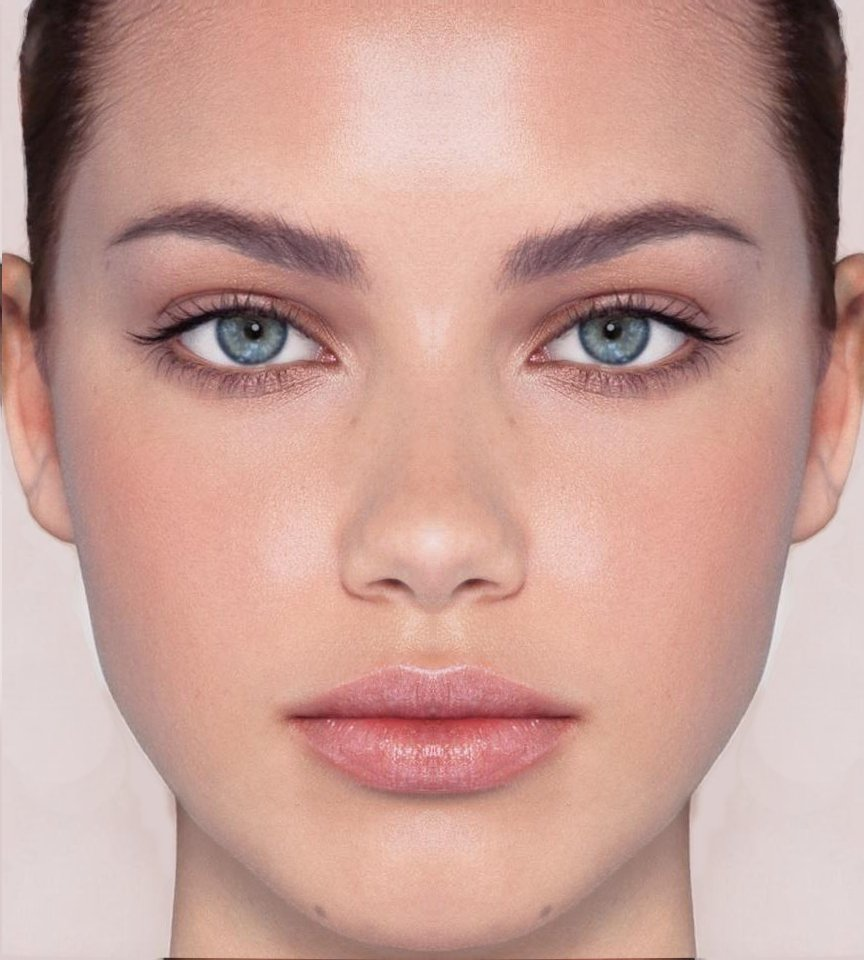
#> input picture images/test.jpg, 864 x 960 px; the run also reads 4 pictures not shown here
$ jupyter execute Mask-it.ipynb   (older library calls are emulated)
#> lines starting #> are read from the running program, lines starting #| are printed output that depends on the picture; after the words box and inside, x2 and y2 are one past the last pixel; in counts of white or black regions, pixels touching at a corner belong together
# CV Final Project: Mask-it

### Team members:
<b>Dhaval Popat </b>- dkp288 <br>
<b>Sonit Samal </b>- ss11354 <br>
<b>Vikram Sunil Bajaj </b>- vsb259 <br>
<b>Yash Panchamia </b>- ygp210

[cell 1]
import cv2
import math
import numpy as np
import warnings
from matplotlib import pyplot as plt
from PIL import Image
from scipy.misc import imsave

## 1. Face Detection

[cell 2]
def face_detection(image):
    face_cascade = cv2.CascadeClassifier('data/haarcascade_frontalface_default.xml')
    gray = cv2.cvtColor(image, cv2.COLOR_BGR2GRAY)
    faces = face_cascade.detectMultiScale(gray, 1.3, 5)
    if len(faces) == 1:
        for (x,y,w,h) in faces:
            cv2.rectangle(image,(x,y),(x+w,y+h),(0,255,0),2)
            roi = image[y:y+h, x:x+w]
            disp_image(image, 'FACE DETECTION', gray=False)
            plt.show()
            return (x,y), roi

## 2. Facial Landmark Detection

[cell 3]
def convertToRGB(image):
    return cv2.cvtColor(image, cv2.COLOR_BGR2RGB)

[cell 4]
def disp_image(image, image_title, gray=False):
    plt.title(image_title)
    plt.axis("off")
    if gray:
        plt.imshow(image, cmap='gray')
    else:
        plt.imshow(convertToRGB(image))

[cell 5]
def skin_detector(image):

    rows, cols, channels = image.shape

    image_ycrcb = cv2.cvtColor(image, cv2.COLOR_BGR2YCR_CB)
    image_rgb = cv2.cvtColor(image, cv2.COLOR_BGR2RGB)
    skin_output = np.full((rows,cols), 255)

    for i in range(rows):
        for j in range(cols):
            r, g, b = image_rgb[i][j]
            y, cr, cb = image_ycrcb[i][j]
            skin_ycrcb, skin_rgb = False, False
            if y>80 and 85<cb<135 and 135<cr<180:
                skin_ycrcb = True
            if r>95 and g>40 and b>20 and abs(r-g)>15 and r>g and r>b and max(r,g,b)-min(r,g,b)>15:
                skin_rgb = True
            if skin_ycrcb and skin_rgb:
                skin_output[i][j] = 0

    skin_smoothed = cv2.GaussianBlur(skin_output.astype(np.float32),(15,5),0)
    ret, skin_otsu = cv2.threshold(skin_smoothed.astype(np.uint8),0,255,cv2.THRESH_BINARY+cv2.THRESH_OTSU)

    fig = plt.figure(figsize=(18,6))
    fig.add_subplot(1,3,1)
    disp_image(image, 'FACE IMAGE', gray=False)
    fig.add_subplot(1,3,2)
    disp_image(skin_output, 'SKIN DETECTION', gray=True)
    fig.add_subplot(1,3,3)
    disp_image(skin_otsu, 'SMOOTHING and THRESHOLDING', gray=True)
    plt.show()

    return skin_otsu

[cell 6]
def white_projections(image, title):

    rows, cols = image.shape
    row_frequencies = np.zeros(rows)

    for r in range(rows):
        start = False
        for c in range(cols):
            if image[r][c]==0:  # removing background white pixels
                start = True
            if start and image[r][c]==255:
                row_frequencies[r] += 1

    fig = plt.figure(figsize=(16,4))
    fig.add_subplot(1,2,1)
    disp_image(image, title, gray=True)
    fig.add_subplot(1,2,2)
    plt.plot(row_frequencies, range(rows))
    plt.title('PROJECTION OF NON-SKIN PIXELS OF THE FACE')
    plt.gca().invert_yaxis()
    plt.show()

    return row_frequencies

[cell 7]
def landmark_eyes(image, max_white_row):

    # image: upper left or upper right side of the image for left and right eyes respectively
    rows, cols = image.shape

    start_eye, end_eye = False, False
    start_face = False

    for c in range(cols):
        current_pixel = image[max_white_row][c]
        if not start_face and current_pixel == 0:
            start_face = True
            noise = 0
        if start_face:
            if not start_eye and current_pixel == 255:
                start_eye = (max_white_row, c)
            elif start_eye and current_pixel == 0 and c-start_eye[1]>cols/6:  # min size of eyes: num_of_cols/6
                end_eye = (max_white_row, c)
                break
            elif start_eye and current_pixel == 255:
                continue
            elif start_eye and current_pixel == 0 and noise<cols/100:
                # noise is less than 1 percent black pixels (skin pixels) occuring in eyes
                noise += 1
                continue
            else:
                start_eye = False

    return start_eye, end_eye

[cell 8]
def landmark_lips(image, max_white_row):
    rows, cols = image.shape

    start_lips, end_lips = False, False
    start_face = False

    for c in range(cols):
        current_pixel = image[max_white_row][c]
        if not start_face and current_pixel == 0:
            start_face = True
            noise = 0
        if start_face:
            if not start_lips and current_pixel == 255:
                start_lips = (max_white_row, c)
            elif start_lips and current_pixel == 0 and c-start_lips[1]>cols/4:  # min size of lips: num_of_cols/4
                end_lips = (max_white_row, c)
                break
            elif start_lips and current_pixel == 255:
                # found white pixel (i.e. non-skin pixel)
                noise = 0
                continue
            elif start_lips and current_pixel == 0 and noise<cols/100:
                # noise is less than 1 percent black pixels (skin pixels) occuring consecutively in lips
                noise += 1
                continue
            else:
                start_lips = False

    return start_lips, end_lips

[cell 9]
def landmark_nose(image, start_lips, end_lips):

    # cropping the image from 'row: 0 to end_lips_x' and 'column: start_lips_y to end_lips_y'
    x1, y1 = 0, start_lips[1]
    x2, y2 = end_lips[0], end_lips[1]
    nose_image = image[x1:x2, y1:y2]

    rows, cols = nose_image.shape
    for r in range(rows):
        start_nose, end_nose = None, None
        for c in range(cols):
            if nose_image[r][c] == 255:  # traverse from left to right side of the nose_image
                start_nose = (r, c+start_lips[1])  # compensate column value for cropping the lower face image
                break
        if start_nose is not None:
            for c_rev in reversed(range(cols)):  # traverse from right to left side of the nose image
                c = cols - c_rev + start_lips[1]  # column value from left side of the lower face image
                if nose_image[r][c_rev] > 0 and abs(c-start_nose[1]) >= cols/5:
                    end_nose = (r, c)
                    break
        if start_nose is not None and end_nose is not None:
            break

    return start_nose, end_nose

[cell 10]
def plot_landmarks(upper_face, upper_face_row_freq, lower_face, lower_face_row_freq, original_image):

    # ------------------------------ EYES ---------------------------------------------------------------------

    N = len(upper_face_row_freq)
    indices = np.argpartition(upper_face_row_freq, -N)[-N:]
    sorted_indices = indices[np.argsort(upper_face_row_freq[indices])]
    max_indices = sorted_indices[::-1]
    rows, cols = upper_face.shape

    for index in max_indices:
        max_white_row = index

        upper_left_face_skin = upper_face[:, :int(cols/2)]
        upper_right_face_skin = upper_face[:, int(cols/2):]

        start_left_eye, end_left_eye = landmark_eyes(upper_left_face_skin, max_white_row)
        start_right_eye, end_right_eye = landmark_eyes(upper_right_face_skin, max_white_row)

        if start_left_eye and end_left_eye and start_right_eye and end_right_eye:
            break

    fig = plt.figure(figsize=(16,4))

    r = int(cols/120)
    t = int(cols/60)

    fig.add_subplot(1,4,1)
    disp_image(upper_left_face_skin, 'UPPER LEFT FACE', gray=True)
    fig.add_subplot(1,4,2)
    disp_image(upper_right_face_skin, 'UPPER RIGHT FACE', gray=True)

    original_upper_left_image = original_image[:rows, :int(cols/2)]
    cv2.circle(original_upper_left_image, start_left_eye[::-1], radius=r, color=(0,255,0), thickness=-t)
    cv2.circle(original_upper_left_image, end_left_eye[::-1], radius=r, color=(0,255,0), thickness=-t)
    fig.add_subplot(1,4,3)
    disp_image(original_upper_left_image, 'LEFT EYE LANDMARKS', gray=False)

    original_upper_right_image = original_image[:rows, int(cols/2):]
    cv2.circle(original_upper_right_image, start_right_eye[::-1], radius=r, color=(0,255,0), thickness=-t)
    cv2.circle(original_upper_right_image, end_right_eye[::-1], radius=r, color=(0,255,0), thickness=-t)
    fig.add_subplot(1,4,4)
    disp_image(original_upper_right_image, 'RIGHT EYE LANDMARKS', gray=False)

    plt.show()

    # ------------------------------ LIPS and NOSE ---------------------------------------------------------------------

    N = len(lower_face_row_freq)
    indices = np.argpartition(lower_face_row_freq, -N)[-N:]
    sorted_indices = indices[np.argsort(lower_face_row_freq[indices])]
    max_indices = sorted_indices[::-1]
    rows, cols = lower_face.shape

    for index in max_indices:
        max_white_row = index
        start_lips, end_lips = landmark_lips(lower_face, max_white_row)
        if start_lips and end_lips:
            break

    start_nose, end_nose = landmark_nose(lower_face, start_lips, end_lips)

    fig = plt.figure(figsize=(16,4))

    fig.add_subplot(1,2,1)
    disp_image(lower_face, 'LOWER FACE', gray=True)

    rows, cols = lower_face.shape
    original_lower_image = original_image[rows:, :]

    cv2.circle(original_lower_image, start_lips[::-1], radius=r, color=(0,255,0), thickness=-t)
    cv2.circle(original_lower_image, end_lips[::-1], radius=r, color=(0,255,0), thickness=-t)

    cv2.circle(original_lower_image, start_nose[::-1], radius=r, color=(0,255,0), thickness=-t)
    cv2.circle(original_lower_image, end_nose[::-1], radius=r, color=(0,255,0), thickness=-t)

    fig.add_subplot(1,2,2)
    disp_image(original_lower_image, 'NOSE and LIPS LANDMARKS', gray=False)

    plt.show()

    left_eye = [[start_left_eye[0], start_left_eye[1]], [end_left_eye[0], end_left_eye[1]]]
    right_eye = [[start_right_eye[0],start_right_eye[1]+upper_left_face_skin.shape[1]],
                 [end_right_eye[0], end_right_eye[1]+upper_left_face_skin.shape[1]]]
    nose = [[start_nose[0]+upper_face.shape[0],start_nose[1]], [end_nose[0]+upper_face.shape[0],end_nose[1]]]
    lips = [[start_lips[0]+upper_face.shape[0],start_lips[1]], [end_lips[0]+upper_face.shape[0],end_lips[1]]]

    return left_eye, right_eye, nose, lips

[cell 11]
def show_landmarks(image):
    skin_output = skin_detector(image)
    rows, cols = skin_output.shape
    upper_face_skin = skin_output[:int(rows/2), :]
    upper_face_row_freq = white_projections(upper_face_skin, 'UPPER FACE')
    lower_face_skin = skin_output[int(rows/2):, :]
    lower_face_row_freq = white_projections(lower_face_skin, 'LOWER FACE')
    return plot_landmarks(upper_face_skin, upper_face_row_freq, lower_face_skin, lower_face_row_freq, image.copy())

[cell 12]
test = cv2.imread('images/test.jpg')
#> test is the input picture: shape (960, 864, 3); mean B, G, R 149.3, 158.6, 200
warnings.filterwarnings('ignore')
left_eye, right_eye, nose, lips = show_landmarks(test)
#> after the loop in skin_detector, `for i in range(rows):`:
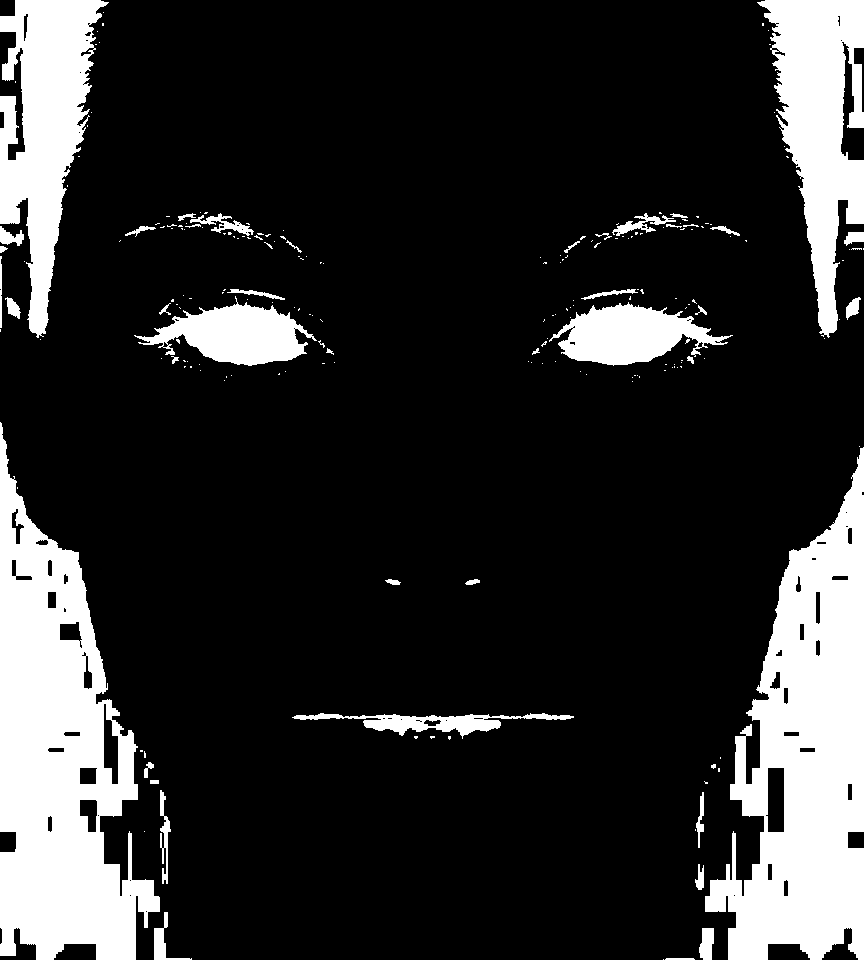
#> skin_output: shape (960, 864) int64; 17.9% white; 211 white regions (168 under 20 px), largest, box (x1, y1, x2, y2) and area: (0, 422, 160, 960) 45919, (705, 447, 864, 960) 44655, (0, 0, 109, 338) 18640
#> in skin_detector, `ret, skin_otsu = cv2.threshold(skin_smoothed.astype(np.uint8),0,255,cv..`:
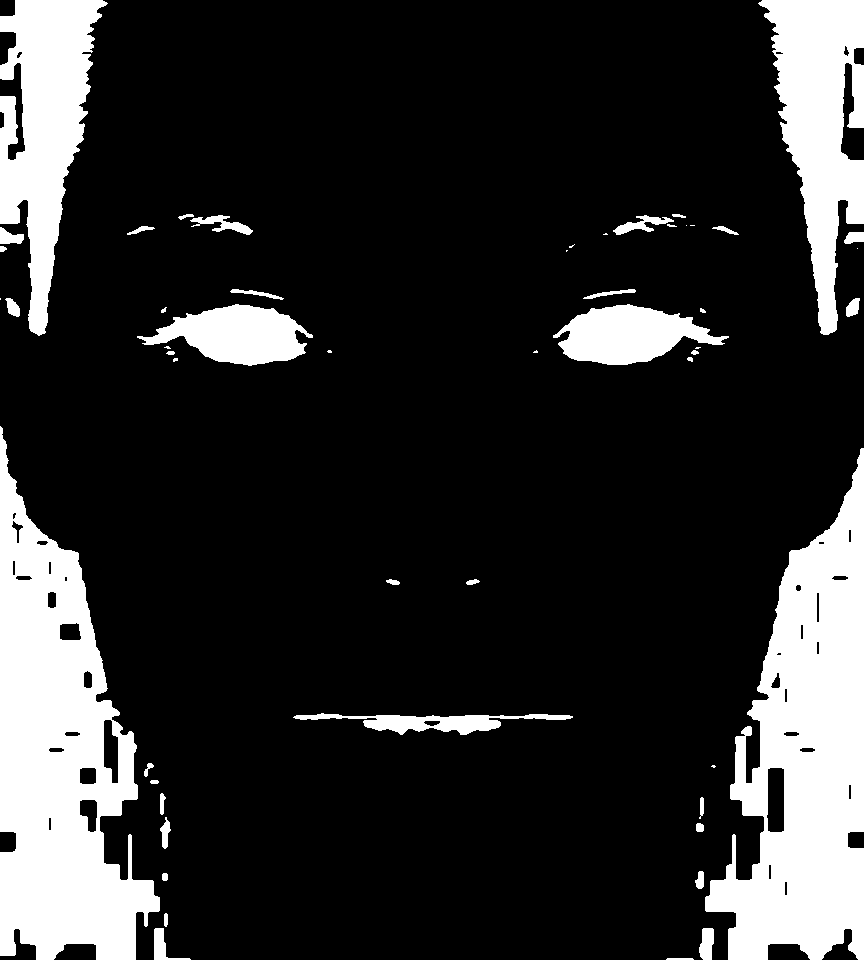
#> skin_otsu: shape (960, 864); 17.9% white; 53 white regions (14 under 20 px), largest, box (x1, y1, x2, y2) and area: (0, 426, 160, 960) 46404, (705, 448, 864, 960) 45225, (0, 0, 108, 336) 18827
#> in skin_detector, `ret, skin_otsu = cv2.threshold(skin_smoothed.astype(np.uint8),0,255,cv..`: ret = 122
#> in white_projections, `plt.show()`:
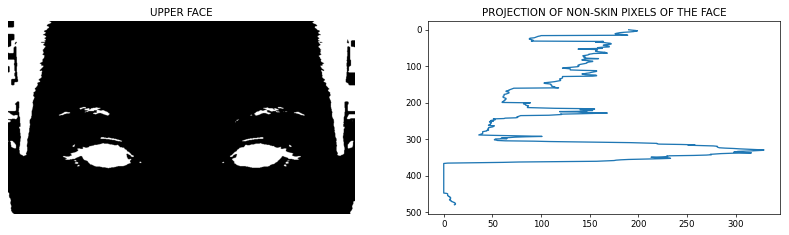
#> figure drawn by matplotlib, 2 panels
#> in show_landmarks, `upper_face_row_freq = white_projections(upper_face_skin, 'UPPER FACE')`: upper_face_row_freq = 480 values, max 329 at index 329, min 0 at index 366, mean 98.66
#> in show_landmarks, `lower_face_skin = skin_output[int(rows/2):, :]`:
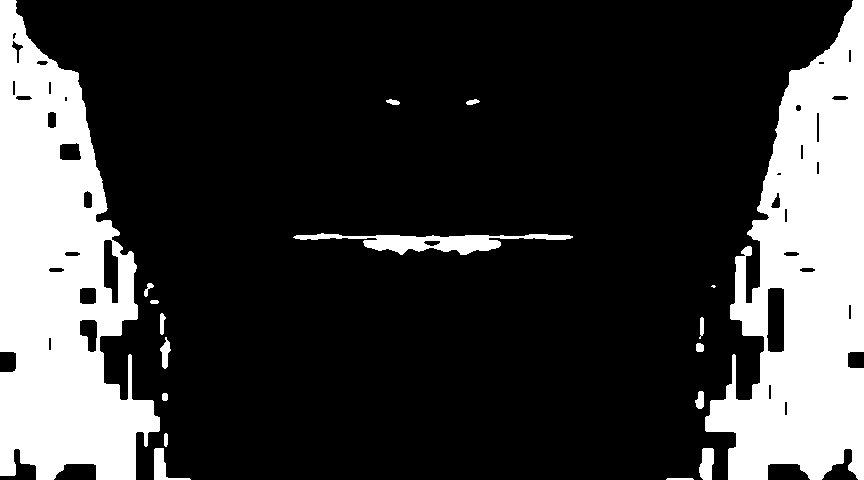
#> lower_face_skin: shape (480, 864); 23% white; 18 white regions (1 under 20 px), largest, box (x1, y1, x2, y2) and area: (0, 0, 160, 480) 46052, (705, 0, 864, 480) 44993, (293, 233, 573, 255) 2500
#> call 2 of white_projections, with title = 'LOWER FACE'
#> in white_projections (call 2), `plt.show()`:
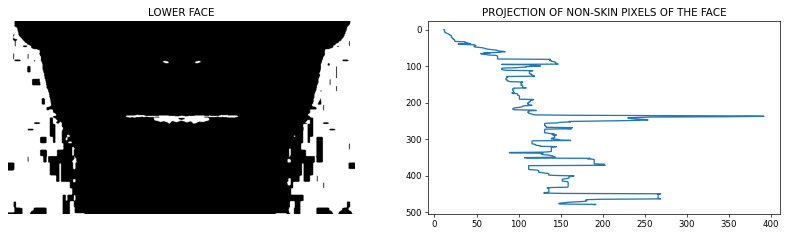
#> figure drawn by matplotlib, 2 panels
#> in show_landmarks, `lower_face_row_freq = white_projections(lower_face_skin, 'LOWER FACE')`: lower_face_row_freq = 480 values, max 392 at index 237, min 11 at index 0, mean 123.1
#> in plot_landmarks, `N = len(upper_face_row_freq)`: N = 480
#> in plot_landmarks, `indices = np.argpartition(upper_face_row_freq, -N)[-N:]`: indices = 480 values, max 479 at index 479, min 0 at index 366, mean 239.5
#> in plot_landmarks, `sorted_indices = indices[np.argsort(upper_face_row_freq[indices])]`: sorted_indices = 480 values, max 479 at index 110, min 0 at index 426, mean 239.5
#> in plot_landmarks, `max_indices = sorted_indices[::-1]`: max_indices = 480 values, max 479 at index 369, min 0 at index 53, mean 239.5
#> the loop in plot_landmarks, `for index in max_indices:` made 1 pass
#> (index, max_white_row, start_left_eye) on pass 1: (329, 329, (329, 156))
#> pass 1, in plot_landmarks, `upper_right_face_skin = upper_face[:, int(cols/2):]`:
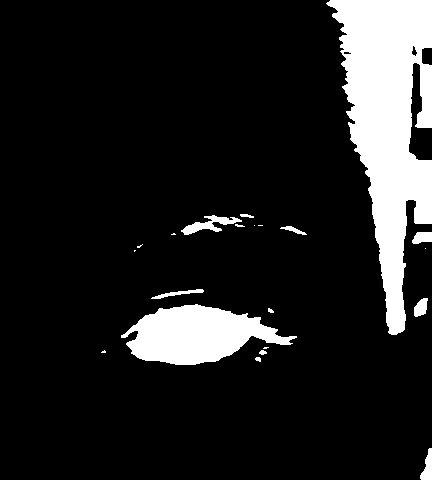
#> upper_right_face_skin: shape (480, 432); 12.8% white; 21 white regions (9 under 20 px), largest, box (x1, y1, x2, y2) and area: (326, 0, 432, 335) 18708, (121, 304, 297, 365) 6356, (181, 215, 242, 235) 473
#> in plot_landmarks, `cv2.circle(original_upper_left_image, end_left_eye[::-1], radius=r, co..`:
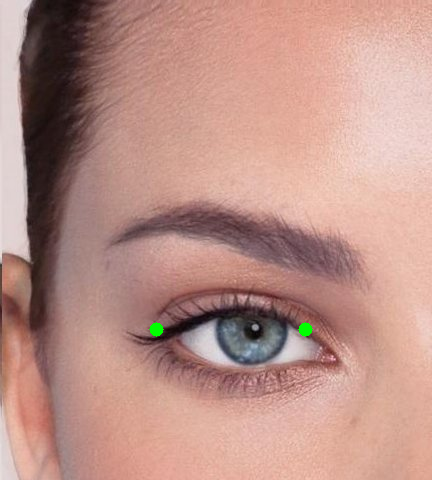
#> original_upper_left_image: shape (480, 432, 3); mean of channels 0, 1, 2 135.7, 145.1, 187; drawn as B, G, R
#> in plot_landmarks, `cv2.circle(original_upper_right_image, end_right_eye[::-1], radius=r, ..`:
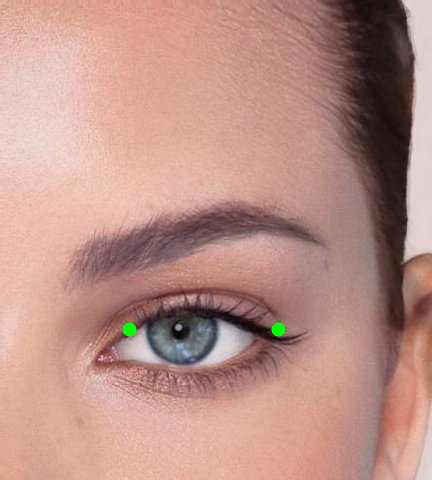
#> original_upper_right_image: shape (480, 432, 3); mean of channels 0, 1, 2 135.7, 145.1, 187.2; drawn as B, G, R
#> in plot_landmarks, `indices = np.argpartition(lower_face_row_freq, -N)[-N:]`: indices = 480 values from 0 to 479
#> in plot_landmarks, `sorted_indices = indices[np.argsort(lower_face_row_freq[indices])]`: sorted_indices = 480 values, max 479 at index 435, min 0 at index 0, mean 239.5
#> in plot_landmarks, `max_indices = sorted_indices[::-1]`: max_indices = 480 values, max 479 at index 44, min 0 at index 479, mean 239.5
#> the loop in plot_landmarks, `for index in max_indices:` made 1 pass
#> (index, max_white_row) on pass 1: (237, 237)
#> in landmark_nose, `x1, y1 = 0, start_lips[1]`: x1 = 0; y1 = 293
#> in landmark_nose, `x2, y2 = end_lips[0], end_lips[1]`: x2 = 237; y2 = 573
#> in landmark_nose, `nose_image = image[x1:x2, y1:y2]`:
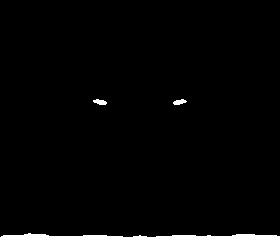
#> nose_image: shape (237, 280); 0.85% white; 5 white regions (1 under 20 px), largest, box (x1, y1, x2, y2) and area: (1, 233, 123, 237) 217, (156, 234, 280, 237) 216, (93, 99, 107, 105) 57, (173, 99, 187, 105) 55
#> in plot_landmarks, `start_nose, end_nose = landmark_nose(lower_face, start_lips, end_lips)`: start_nose = (99, 389); end_nose = (99, 475)
#> in plot_landmarks, `cv2.circle(original_lower_image, end_nose[::-1], radius=r, color=(0,25..`:
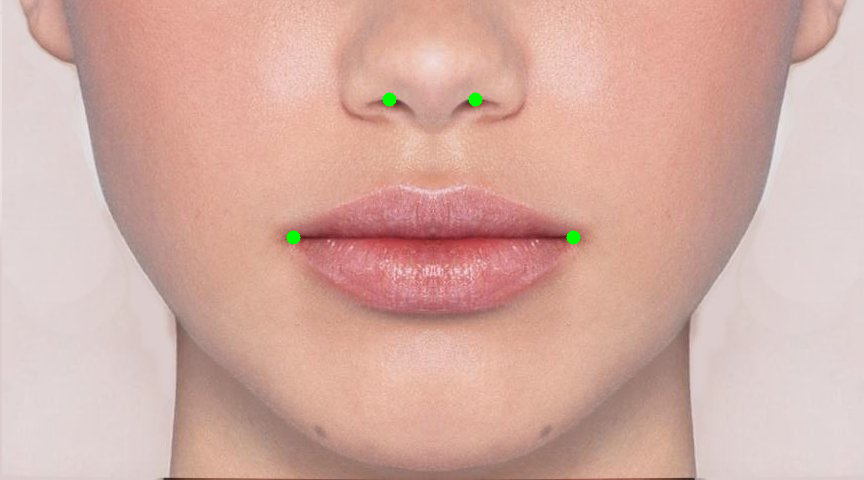
#> original_lower_image: shape (480, 864, 3); mean of channels 0, 1, 2 162.6, 172.5, 212.5; drawn as B, G, R
#> (the rest of the program and of its run is left out)
